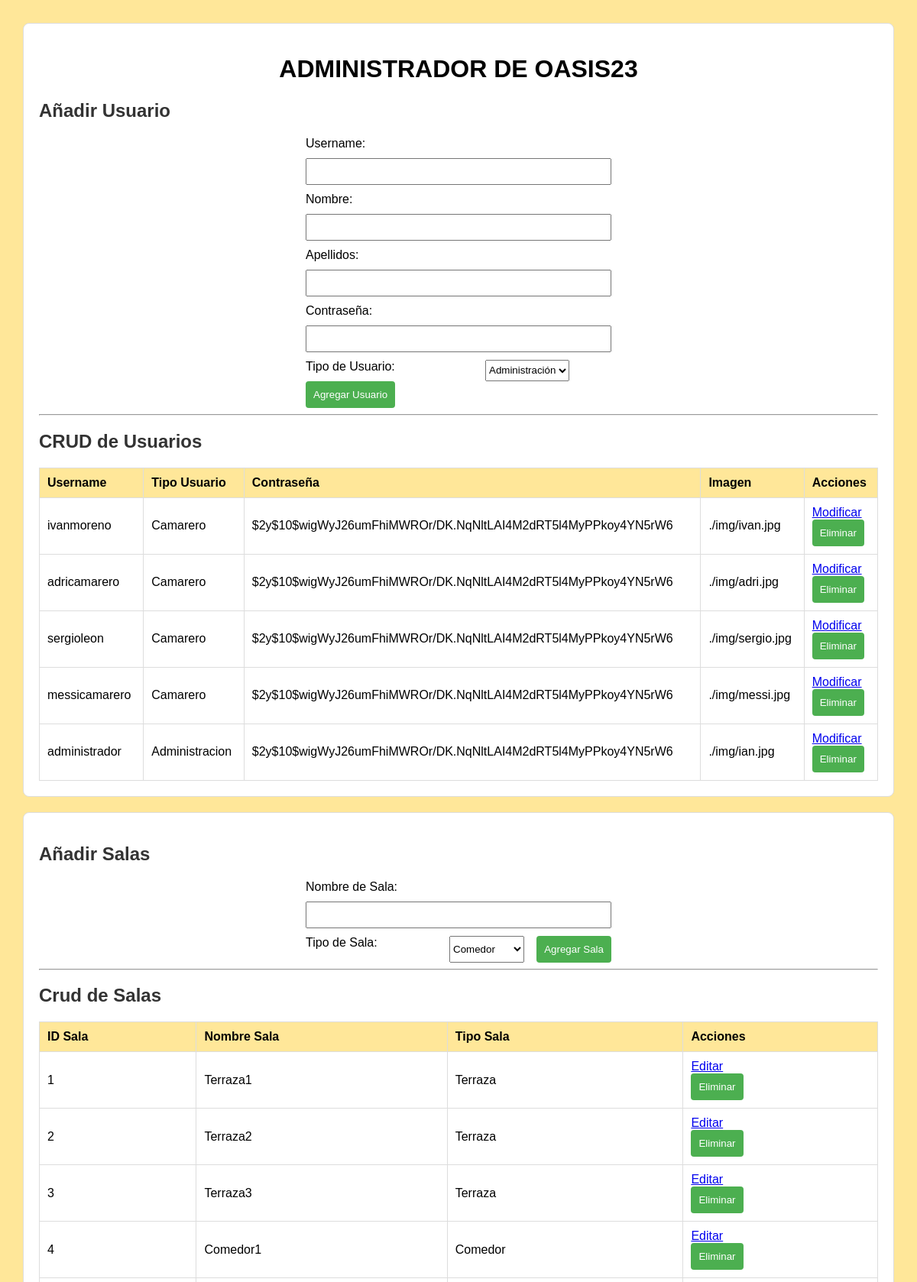
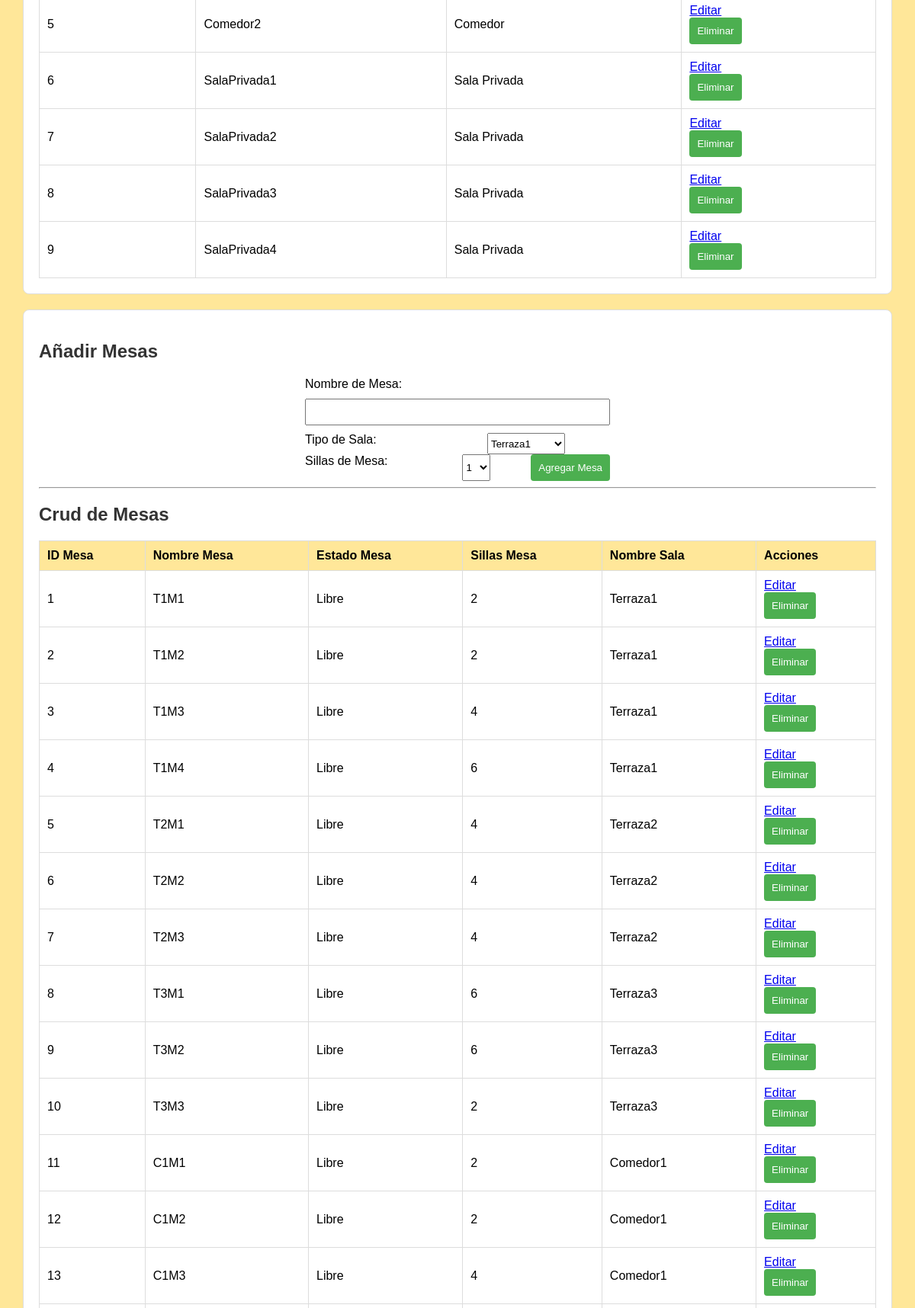
The page /adminindex.php (upper part) on the database its author committed (2 pictures, top to bottom).
### tables this page shows
CREATE TABLE `tbl_usuarios` (
  `id_usuario` INT NOT NULL AUTO_INCREMENT,
  `username_usuario` VARCHAR(20) NOT NULL,
  `nombre_usuario` VARCHAR(45) NOT NULL,
  `apellidos_usuario` VARCHAR(60) NOT NULL,
  `pwd_usuario` VARCHAR(80) NOT NULL,
  `imagen_usuario` VARCHAR(120),
  `tipo_usuario` ENUM ("Administracion", "Mantenimiento", "Camarero") NOT NULL,
  PRIMARY KEY (`id_usuario`)
);

CREATE TABLE `tbl_salas` (
  `id_sala` INT NOT NULL AUTO_INCREMENT,
  `nombre_sala` VARCHAR(15) NOT NULL,
  `tipo_sala` ENUM ("Terraza","Comedor","Sala Privada") NOT NULL,
  PRIMARY KEY (`id_sala`)
);

CREATE TABLE `tbl_mesas` (
  `id_mesa` INT NOT NULL AUTO_INCREMENT,
  `nombre_mesa` VARCHAR(25) NOT NULL,
  `estado_mesa` ENUM ("Libre","Ocupada") NOT NULL,
  `sillas_mesa` ENUM ("1","2","3","4","5","6","7","8","9","10","11","12") NOT NULL,
  `id_sala_mesa` INT NOT NULL,
  PRIMARY KEY (`id_mesa`),
  FOREIGN KEY (`id_sala_mesa`) REFERENCES `tbl_salas` (`id_sala`)
);

### crud_mesas.php (the view, shortened to what this page needs)
<?php
include_once("proc/conexion.php");
$resultMesas = $conn->query("SELECT * FROM tbl_mesas");
function obtenerNombreSala($idSala, $conn)
{
    $sql = "SELECT nombre_sala FROM tbl_salas WHERE id_sala = '$idSala' LIMIT 1";
    $result = $conn->query($sql);
    if ($result->num_rows > 0) {
        $row = $result->fetch_assoc();
        return $row['nombre_sala'];
    } else {
        return 'Desconocida';
    }
}
$resultSalas = $conn->query("SELECT id_sala, nombre_sala FROM tbl_salas");
echo "<h2>Añadir Mesas</h2>";
echo "<form action='crud_mesas.php' method='post'>";
echo "<label>Nombre de Mesa:</label>";
echo "<input type='text' name='nombreMesa' required>";
echo "<br>";
echo "<label>Tipo de Sala:</label>";
echo "<select name='idTipoSala' required>";
while ($rowSala = $resultSalas->fetch_assoc()) {
    echo "<option value='{$rowSala['id_sala']}'>{$rowSala['nombre_sala']}</option>";
}
echo "</select>";
echo "<br>";
echo "<label>Sillas de Mesa:</label>";
echo "<select name='sillasMesa' required>
        <option value='1'>1</option>
        <option value='2'>2</option>
        <option value='3'>3</option>
        <option value='4'>4</option>
        <option value='5'>5</option>
        <option value='6'>6</option>
        <option value='7'>7</option>
        <option value='8'>8</option>
        <option value='9'>9</option>
        <option value='10'>10</option>
      </select>";
echo "<br>";
echo "<button type='submit' name='agregarMesa'>Agregar Mesa</button>";
echo "</form>";
echo "<hr>";
if ($resultMesas->num_rows > 0) {
    echo "<h2>Crud de Mesas</h2>";
    echo "<table border='1'>
             <tr>
                 <th>ID Mesa</th>
                 <th>Nombre Mesa</th>
                 <th>Estado Mesa</th>
                 <th>Sillas Mesa</th>
                 <th>Nombre Sala</th>
                 <th>Acciones</th>
             </tr>";
    while ($rowMesa = $resultMesas->fetch_assoc()) {
        $nombreSala = obtenerNombreSala($rowMesa['id_sala_mesa'], $conn);
        echo "<tr>
                         <td>{$rowMesa['id_mesa']}</td>
                         <td>{$rowMesa['nombre_mesa']}</td>
                         <td>{$rowMesa['estado_mesa']}</td>
                         <td>{$rowMesa['sillas_mesa']}</td>
                         <td>{$nombreSala}</td>
                         <td>
                             <a href='#' data-accion='editarMesa'
                                data-idMesa='{$rowMesa['id_mesa']}'
                                data-nombreMesa='{$rowMesa['nombre_mesa']}'
                                data-sillasMesa='{$rowMesa['sillas_mesa']}'
                                data-idTipoSala='{$rowMesa['id_sala_mesa']}'
                                data-nombreSala='{$nombreSala}'
                                onclick='mostrarFormularioEdicionMesa(\"{$rowMesa['id_mesa']}\", \"{$rowMesa['nombre_mesa']}\", \"{$rowMesa['sillas_mesa']}\", \"{$rowMesa['id_sala_mesa']}\", \"{$nombreSala}\")'
                             >Editar</a>
                             <form action='eliminar_mesa.php' method='post'>
                                 <input type='hidden' name='eliminarMesa' value='true'>
                                 <input type='hidden' name='idMesa' value='{$rowMesa['id_mesa']}'>
                                 <button type='submit'>Eliminar</button>
                             </form>
                         </td>
                     </tr>";
    }
    echo "</table>";
} else {
    echo "No hay mesas.";
}
?>

### backend.php (shortened to what this page needs)
<?php
include_once("proc/conexion.php");
$result = $conn->query("SELECT * FROM tbl_usuarios");
if ($result->num_rows > 0) {
    echo "<table border='1'>
             <tr>
                 <th>Username</th>
                 <th>Tipo Usuario</th>
                 <th>Contraseña</th>
                 <th>Imagen</th>
                 <th>Acciones</th>
             </tr>";
             while ($row = $result->fetch_assoc()) {
                echo "<tr>
                         <td>{$row['username_usuario']}</td>
                         <td>{$row['tipo_usuario']}</td>
                         <td>{$row['pwd_usuario']}</td>
                         <td>{$row['imagen_usuario']}</td>
                         <td>
                             <a href='#' data-accion='editar'
                                data-id='{$row['id_usuario']}'
                                data-username='{$row['username_usuario']}'
                                data-nombre='{$row['nombre_usuario']}'
                                data-apellidos='{$row['apellidos_usuario']}'
                                data-tipo-usuario='{$row['tipo_usuario']}'
                                data-password='{$row['pwd_usuario']}'
                                data-imagen='{$row['imagen_usuario']}'>Modificar</a>
                             <form action='eliminar_usuario.php' method='post'>
                                 <input type='hidden' name='id' value='{$row['id_usuario']}'>
                                 <button type='submit'>Eliminar</button>
                             </form>
                         </td>
                     </tr>";
            }
    echo "</table>";
} else {
    echo "No hay usuarios.";
}
?>

### crud_salas.php (shortened to what this page needs)
<?php
include_once("proc/conexion.php");
$resultSalas = $conn->query("SELECT * FROM tbl_salas");
echo "<h2>Añadir Salas</h2>";
echo "<form action='crud_salas.php' method='post'>";
echo "<label>Nombre de Sala:</label>";
echo "<input type='text' name='nombreSala' required>";
echo "<br>";
echo "<label>Tipo de Sala:</label>";
echo "<select name='tipoSala' required>";
echo "<option value='Comedor'>Comedor</option>";
echo "</select>";
echo "<br>";
echo "<button type='submit' name='agregarSala'>Agregar Sala</button>";
echo "</form>";
echo "<hr>";
if ($resultSalas->num_rows > 0) {
    echo "<h2>Crud de Salas</h2>";
    echo "<table border='1'>
             <tr>
                 <th>ID Sala</th>
                 <th>Nombre Sala</th>
                 <th>Tipo Sala</th>
                 <th>Acciones</th>
             </tr>";
    while ($rowSala = $resultSalas->fetch_assoc()) {
        echo "<tr>
                 <td>{$rowSala['id_sala']}</td>
                 <td>{$rowSala['nombre_sala']}</td>
                 <td>{$rowSala['tipo_sala']}</td>
                 <td>
                     <a href='#' data-accion='editarSala'
                        data-idSala='{$rowSala['id_sala']}'
                        data-nombreSala='{$rowSala['nombre_sala']}'
                        data-tipoSala='{$rowSala['tipo_sala']}'
                        onclick='mostrarFormularioEdicionSala(\"{$rowSala['id_sala']}\", \"{$rowSala['nombre_sala']}\", \"{$rowSala['tipo_sala']}\")'
                     >Editar</a>
                     <form action='eliminar_sala.php' method='post'>
                         <input type='hidden' name='eliminarSala' value='true'>
                         <input type='hidden' name='idSala' value='{$rowSala['id_sala']}'>
                         <button type='submit'>Eliminar</button>
                     </form>
                 </td>
             </tr>";
    }
    echo "</table>";
} else {
    echo "No hay salas.";
}
?>

### adminindex.php (style rules this page uses)
body { font-family: Arial, sans-serif; margin: 0; padding: 0; background-color: #ffe799; }
h2 { color: #333; }
form { max-width: 400px; margin: 0 auto; display: flex; flex-wrap: wrap; justify-content: space-between; }
label { width: 45%; box-sizing: border-box; margin-bottom: 10px; }
input { width: 100%; padding: 8px; box-sizing: border-box; margin-bottom: 10px; }
button { background-color: #4CAF50; color: white; padding: 10px; border: none; border-radius: 4px; cursor: pointer; }
table { width: 100%; border-collapse: collapse; margin-top: 20px; }
table, th, td { border: 1px solid #ddd; }
th, td { padding: 10px; text-align: left; }
th { background-color: #ffe799; }

### rows shown on the page
tbl_usuarios: username_usuario "ivanmoreno", tipo_usuario "Camarero", pwd_usuario "$2y$10$wigWyJ26umFhiMWROr/DK.NqNltLAI4M2dRT5l4MyPPkoy4YN5rW6", imagen_usuario "./img/ivan.jpg"
tbl_usuarios: username_usuario "adricamarero", tipo_usuario "Camarero", pwd_usuario "$2y$10$wigWyJ26umFhiMWROr/DK.NqNltLAI4M2dRT5l4MyPPkoy4YN5rW6", imagen_usuario "./img/adri.jpg"
tbl_usuarios: username_usuario "sergioleon", tipo_usuario "Camarero", pwd_usuario "$2y$10$wigWyJ26umFhiMWROr/DK.NqNltLAI4M2dRT5l4MyPPkoy4YN5rW6", imagen_usuario "./img/sergio.jpg"
tbl_usuarios: username_usuario "messicamarero", tipo_usuario "Camarero", pwd_usuario "$2y$10$wigWyJ26umFhiMWROr/DK.NqNltLAI4M2dRT5l4MyPPkoy4YN5rW6", imagen_usuario "./img/messi.jpg"
tbl_usuarios: username_usuario "administrador", tipo_usuario "Administracion", pwd_usuario "$2y$10$wigWyJ26umFhiMWROr/DK.NqNltLAI4M2dRT5l4MyPPkoy4YN5rW6", imagen_usuario "./img/ian.jpg"
tbl_salas: id_sala "1", nombre_sala "Terraza1", tipo_sala "Terraza"
tbl_salas: id_sala "2", nombre_sala "Terraza2", tipo_sala "Terraza"
tbl_salas: id_sala "3", nombre_sala "Terraza3", tipo_sala "Terraza"
tbl_salas: id_sala "4", nombre_sala "Comedor1", tipo_sala "Comedor"
tbl_salas: id_sala "5", nombre_sala "Comedor2", tipo_sala "Comedor"
tbl_salas: id_sala "6", nombre_sala "SalaPrivada1", tipo_sala "Sala Privada"
tbl_salas: id_sala "7", nombre_sala "SalaPrivada2", tipo_sala "Sala Privada"
tbl_salas: id_sala "8", nombre_sala "SalaPrivada3", tipo_sala "Sala Privada"
tbl_salas: id_sala "9", nombre_sala "SalaPrivada4", tipo_sala "Sala Privada"
tbl_mesas: id_mesa "1", nombre_mesa "T1M1", estado_mesa "Libre", sillas_mesa "2", id_sala_mesa.nombre_sala "Terraza1"
tbl_mesas: id_mesa "2", nombre_mesa "T1M2", estado_mesa "Libre", sillas_mesa "2", id_sala_mesa.nombre_sala "Terraza1"
tbl_mesas: id_mesa "3", nombre_mesa "T1M3", estado_mesa "Libre", sillas_mesa "4", id_sala_mesa.nombre_sala "Terraza1"
tbl_mesas: id_mesa "4", nombre_mesa "T1M4", estado_mesa "Libre", sillas_mesa "6", id_sala_mesa.nombre_sala "Terraza1"
tbl_mesas: id_mesa "5", nombre_mesa "T2M1", estado_mesa "Libre", sillas_mesa "4", id_sala_mesa.nombre_sala "Terraza2"
tbl_mesas: id_mesa "6", nombre_mesa "T2M2", estado_mesa "Libre", sillas_mesa "4", id_sala_mesa.nombre_sala "Terraza2"
tbl_mesas: id_mesa "7", nombre_mesa "T2M3", estado_mesa "Libre", sillas_mesa "4", id_sala_mesa.nombre_sala "Terraza2"
tbl_mesas: id_mesa "8", nombre_mesa "T3M1", estado_mesa "Libre", sillas_mesa "6", id_sala_mesa.nombre_sala "Terraza3"
tbl_mesas: id_mesa "9", nombre_mesa "T3M2", estado_mesa "Libre", sillas_mesa "6", id_sala_mesa.nombre_sala "Terraza3"
tbl_mesas: id_mesa "10", nombre_mesa "T3M3", estado_mesa "Libre", sillas_mesa "2", id_sala_mesa.nombre_sala "Terraza3"
tbl_mesas: id_mesa "11", nombre_mesa "C1M1", estado_mesa "Libre", sillas_mesa "2", id_sala_mesa.nombre_sala "Comedor1"
tbl_mesas: id_mesa "12", nombre_mesa "C1M2", estado_mesa "Libre", sillas_mesa "2", id_sala_mesa.nombre_sala "Comedor1"
tbl_mesas: id_mesa "13", nombre_mesa "C1M3", estado_mesa "Libre", sillas_mesa "4", id_sala_mesa.nombre_sala "Comedor1"

### other values the page prints
form field idTipoSala "Terraza1"
